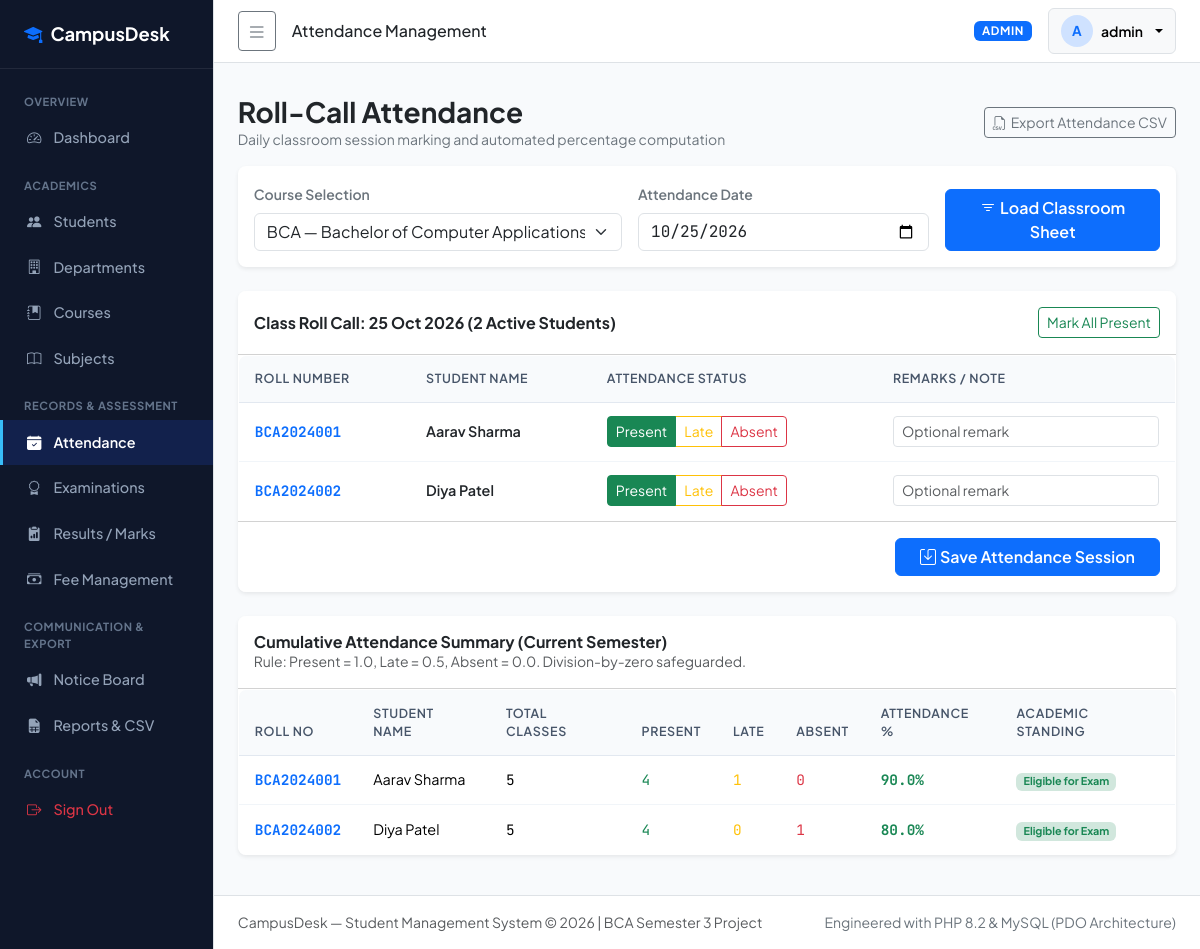
The page /admin/attendance.php?course_id=1 (signed in) on the database its author committed.
### tables this page shows
CREATE TABLE `students` (
  `student_id` INT AUTO_INCREMENT PRIMARY KEY,
  `student_code` VARCHAR(30) NOT NULL UNIQUE COMMENT 'Academic Roll Number / Enrollment No',
  `user_id` INT NULL UNIQUE COMMENT 'Linked user login account',
  `course_id` INT NOT NULL,
  `full_name` VARCHAR(100) NOT NULL,
  `email` VARCHAR(100) NOT NULL UNIQUE,
  `phone` VARCHAR(20) NOT NULL,
  `dob` DATE NOT NULL,
  `gender` ENUM('Male', 'Female', 'Other') NOT NULL,
  `address` TEXT NOT NULL,
  `admission_date` DATE NOT NULL,
  `enrollment_status` ENUM('Active', 'Graduated', 'Suspended', 'Withdrawn') NOT NULL DEFAULT 'Active',
  `created_at` TIMESTAMP DEFAULT CURRENT_TIMESTAMP,
  `updated_at` TIMESTAMP DEFAULT CURRENT_TIMESTAMP ON UPDATE CURRENT_TIMESTAMP,
  CONSTRAINT `fk_students_user` FOREIGN KEY (`user_id`) REFERENCES `users` (`user_id`) ON DELETE SET NULL ON UPDATE CASCADE,
  CONSTRAINT `fk_students_course` FOREIGN KEY (`course_id`) REFERENCES `courses` (`course_id`) ON DELETE RESTRICT ON UPDATE CASCADE,
  INDEX `idx_students_code` (`student_code`),
  INDEX `idx_students_course` (`course_id`),
  INDEX `idx_students_status` (`enrollment_status`)
);

### includes/functions.php (called while the page is built, shortened)
<?php
function e(?string $string): string {
    return htmlspecialchars((string)$string, ENT_QUOTES, 'UTF-8');
}
function calculate_attendance_percentage(int $present, int $late, int $total): float {
    $effective_presence = $present + ($late * 0.5);
    $percentage = ($effective_presence / $total) * 100;
    return round(min(100.0, max(0.0, $percentage)), 1);
}
function format_date(?string $date_str): string {
    $time = strtotime($date_str);
    return $time ? date('d M Y', $time) : $date_str;
}

### admin/attendance.php (the view, shortened to what this page needs)
<?php
require_once __DIR__ . '/../config/database.php';
require_once __DIR__ . '/../includes/functions.php';
$courses = $pdo->query("SELECT course_id, course_name, course_code FROM courses WHERE status = 'active' ORDER BY course_name ASC")->fetchAll();
$selected_course = (int)($_GET['course_id'] ?? ($courses[0]['course_id'] ?? 1));
$selected_date   = trim($_GET['date'] ?? date('Y-m-d'));
$students_stmt = $pdo->prepare("
    SELECT s.student_id, s.student_code, s.full_name,
           a.status as recorded_status, a.remarks as recorded_remarks
    FROM students s
    LEFT JOIN attendance a ON s.student_id = a.student_id AND a.attendance_date = :att_date
    WHERE s.course_id = :course_id AND s.enrollment_status = 'Active'
    ORDER BY s.student_code ASC
");
$students_stmt->execute([':course_id' => $selected_course, ':att_date' => $selected_date]);
$students = $students_stmt->fetchAll();
$cumulative_stmt = $pdo->prepare("
    SELECT
        s.student_id, s.student_code, s.full_name,
        COUNT(a.attendance_id) as total_classes,
        SUM(CASE WHEN a.status = 'Present' THEN 1 ELSE 0 END) as present_count,
        SUM(CASE WHEN a.status = 'Late' THEN 1 ELSE 0 END) as late_count,
        SUM(CASE WHEN a.status = 'Absent' THEN 1 ELSE 0 END) as absent_count
    FROM students s
    LEFT JOIN attendance a ON s.student_id = a.student_id
    WHERE s.course_id = :course_id AND s.enrollment_status = 'Active'
    GROUP BY s.student_id
    ORDER BY s.student_code ASC
");
$cumulative_stmt->execute([':course_id' => $selected_course]);
$cumulative_records = $cumulative_stmt->fetchAll();
require_once __DIR__ . '/../includes/header.php';
require_once __DIR__ . '/../includes/sidebar.php';
require_once __DIR__ . '/../includes/navbar.php';
?>
<div class="container-fluid px-4 py-3">
  <div class="d-flex justify-content-between align-items-center mb-3 flex-wrap gap-2">
    <div>
      <h3 class="fw-bold text-dark mb-0">Roll-Call Attendance</h3>
      <div class="text-secondary small">Daily classroom session marking and automated percentage computation</div>
    </div>
    <a href="reports.php?type=attendance&course_id=<?= $selected_course ?>" class="btn btn-outline-secondary btn-sm">
      <i class="bi bi-filetype-csv me-1"></i>Export Attendance CSV
    </a>
  </div>
  <div class="card border-0 shadow-sm rounded-3 p-3 bg-white mb-4">
    <form method="GET" action="attendance.php" class="row g-3 align-items-end">
      <div class="col-md-5">
        <label class="form-label small fw-semibold text-secondary">Course Selection</label>
        <select name="course_id" class="form-select">
          <?php foreach ($courses as $crs): ?>
            <option value="<?= (int)$crs['course_id'] ?>" <?= $selected_course === (int)$crs['course_id'] ? 'selected' : '' ?>>
              <?= e($crs['course_code']) ?> — <?= e($crs['course_name']) ?>
            </option>
          <?php endforeach; ?>
        </select>
      </div>
      <div class="col-md-4">
        <label class="form-label small fw-semibold text-secondary">Attendance Date</label>
        <input type="date" name="date" class="form-control tabular-nums" value="<?= e($selected_date) ?>">
      </div>
      <div class="col-md-3">
        <button type="submit" class="btn btn-primary w-100 fw-semibold">
          <i class="bi bi-filter me-1"></i>Load Classroom Sheet
        </button>
      </div>
    </form>
  </div>
  <div class="card border-0 shadow-sm rounded-3 bg-white mb-4 overflow-hidden">
    <div class="card-header bg-white py-3 d-flex justify-content-between align-items-center">
      <h6 class="fw-bold text-dark mb-0">
        Class Roll Call: <?= format_date($selected_date) ?> (<?= count($students) ?> Active Students)
      </h6>
      <div class="d-flex gap-2">
        <button type="button" class="btn btn-sm btn-outline-success py-1" onclick="document.querySelectorAll('.radio-present').forEach(r => r.checked = true);">
          Mark All Present
        </button>
      </div>
    </div>
    <form method="POST" action="attendance.php">
      <div class="table-responsive">
        <table class="table table-hover table-cd mb-0 align-middle">
          <thead>
            <tr>
              <th>Roll Number</th>
              <th>Student Name</th>
              <th>Attendance Status</th>
              <th>Remarks / Note</th>
            </tr>
          </thead>
          <tbody>
            <?php if (empty($students)): ?>
              <tr><td colspan="4" class="text-center py-4 text-muted">No active students enrolled in this course.</td></tr>
            <?php else: ?>
              <?php foreach ($students as $st): ?>
                <tr>
                  <td class="tabular-nums fw-bold text-primary"><?= e($st['student_code']) ?></td>
                  <td class="fw-semibold text-dark"><?= e($st['full_name']) ?></td>
                  <td>
                    <div class="btn-group btn-group-sm" role="group">
                      <label class="btn btn-outline-success" for="pres_<?= (int)$st['student_id'] ?>">Present</label>
                      <label class="btn btn-outline-warning" for="late_<?= (int)$st['student_id'] ?>">Late</label>
                      <label class="btn btn-outline-danger" for="abs_<?= (int)$st['student_id'] ?>">Absent</label>
                    </div>
                  </td>
                  <td>
                    <input type="text" class="form-control form-control-sm" name="remarks[<?= (int)$st['student_id'] ?>]" value="<?= e($st['recorded_remarks'] ?? '') ?>" placeholder="Optional remark">
                  </td>
                </tr>
              <?php endforeach; ?>
            <?php endif; ?>
          </tbody>
        </table>
      </div>
      <?php if (!empty($students)): ?>
        <div class="card-footer bg-white p-3 d-flex justify-content-end">
          <button type="submit" class="btn btn-primary px-4 fw-semibold">
            <i class="bi bi-save me-1"></i>Save Attendance Session
          </button>
        </div>
      <?php endif; ?>
    </form>
  </div>
  <div class="card border-0 shadow-sm rounded-3 bg-white overflow-hidden mb-4">
    <div class="card-header bg-white py-3">
      <h6 class="fw-bold text-dark mb-0">Cumulative Attendance Summary (Current Semester)</h6>
      <div class="text-muted small">Rule: Present = 1.0, Late = 0.5, Absent = 0.0. Division-by-zero safeguarded.</div>
    </div>
    <div class="table-responsive">
      <table class="table table-hover table-cd mb-0 align-middle">
        <thead>
          <tr>
            <th>Roll No</th>
            <th>Student Name</th>
            <th>Total Classes</th>
            <th>Present</th>
            <th>Late</th>
            <th>Absent</th>
            <th>Attendance %</th>
            <th>Academic Standing</th>
          </tr>
        </thead>
        <tbody>
          <?php foreach ($cumulative_records as $cum): ?>
            <?php
              $tot = (int)$cum['total_classes'];
              $pres = (int)$cum['present_count'];
              $late = (int)$cum['late_count'];
              $abs = (int)$cum['absent_count'];
              $pct = calculate_attendance_percentage($pres, $late, $tot);
            ?>
            <tr>
              <td class="tabular-nums fw-bold text-primary"><?= e($cum['student_code']) ?></td>
              <td><?= e($cum['full_name']) ?></td>
              <td class="tabular-nums"><?= $tot ?></td>
              <td class="tabular-nums text-success"><?= $pres ?></td>
              <td class="tabular-nums text-warning"><?= $late ?></td>
              <td class="tabular-nums text-danger"><?= $abs ?></td>
              <td class="tabular-nums fw-bold <?= $pct >= 75 ? 'text-success' : 'text-danger' ?>">
                <?= number_format($pct, 1) ?>%
              </td>
              <td>
                <?php if ($pct >= 75): ?>
                  <span class="badge bg-success-subtle text-success">Eligible for Exam</span>
                <?php elseif ($tot === 0): ?>
                  <span class="badge bg-secondary-subtle text-secondary">No Records</span>
                <?php else: ?>
                  <span class="badge bg-danger-subtle text-danger">Shortage Warning (&lt;75%)</span>
                <?php endif; ?>
              </td>
            </tr>
          <?php endforeach; ?>
        </tbody>
      </table>
    </div>
  </div>
</div>
<?php require_once __DIR__ . '/../includes/footer.php'; ?>

### assets/css/style.css (style rules this page uses)
:root { --cd-primary: #1e40af; --cd-primary-dark: #0f2b48; --cd-primary-light: #3b82f6; --cd-sidebar-bg: #0f172a; --cd-sidebar-hover: #1e293b; --cd-surface: #ffffff; --cd-bg: #f8fafc; --cd-border: #e2e8f0; --cd-text-main: #0f172a; --cd-text-muted: #64748b; }
body { font-family: 'Plus Jakarta Sans', system-ui, -apple-system, BlinkMacSystemFont, 'Segoe UI', Roboto, sans-serif; background-color: var(--cd-bg); color: var(--cd-text-main); min-height: 100vh; }
.tabular-nums, td.metric, .badge-mono { font-family: 'JetBrains Mono', monospace; font-variant-numeric: tabular-nums; }
.table-cd { background: white; border-radius: 8px; overflow: hidden; border: 1px solid var(--cd-border); }
.table-cd thead th { background-color: #f8fafc; color: #475569; font-size: 0.78rem; font-weight: 600; text-transform: uppercase; letter-spacing: 0.05em; border-bottom: 1px solid var(--cd-border); padding: 0.85rem 1rem; }
.table-cd tbody td { padding: 0.85rem 1rem; vertical-align: middle; border-bottom: 1px solid #f1f5f9; font-size: 0.9rem; }

### rows shown on the page
students: student_code "BCA2024001", full_name "Aarav Sharma", tot "5", pres "4", late "1", abs "0", pct "90.0"
students: student_code "BCA2024002", full_name "Diya Patel", tot "5", pres "4", late "0", abs "1", pct "80.0"

### other values the page prints
$page_title "Attendance Management"
$user['role'] "ADMIN"
substr($user['full_name'] ?? 'U', 0, 1) "A"
$user['full_name'] "admin"
format_date($selected_date) "25 Oct 2026"
count($students) "2"
form field course_id "BCA — Bachelor of Computer Applications"
